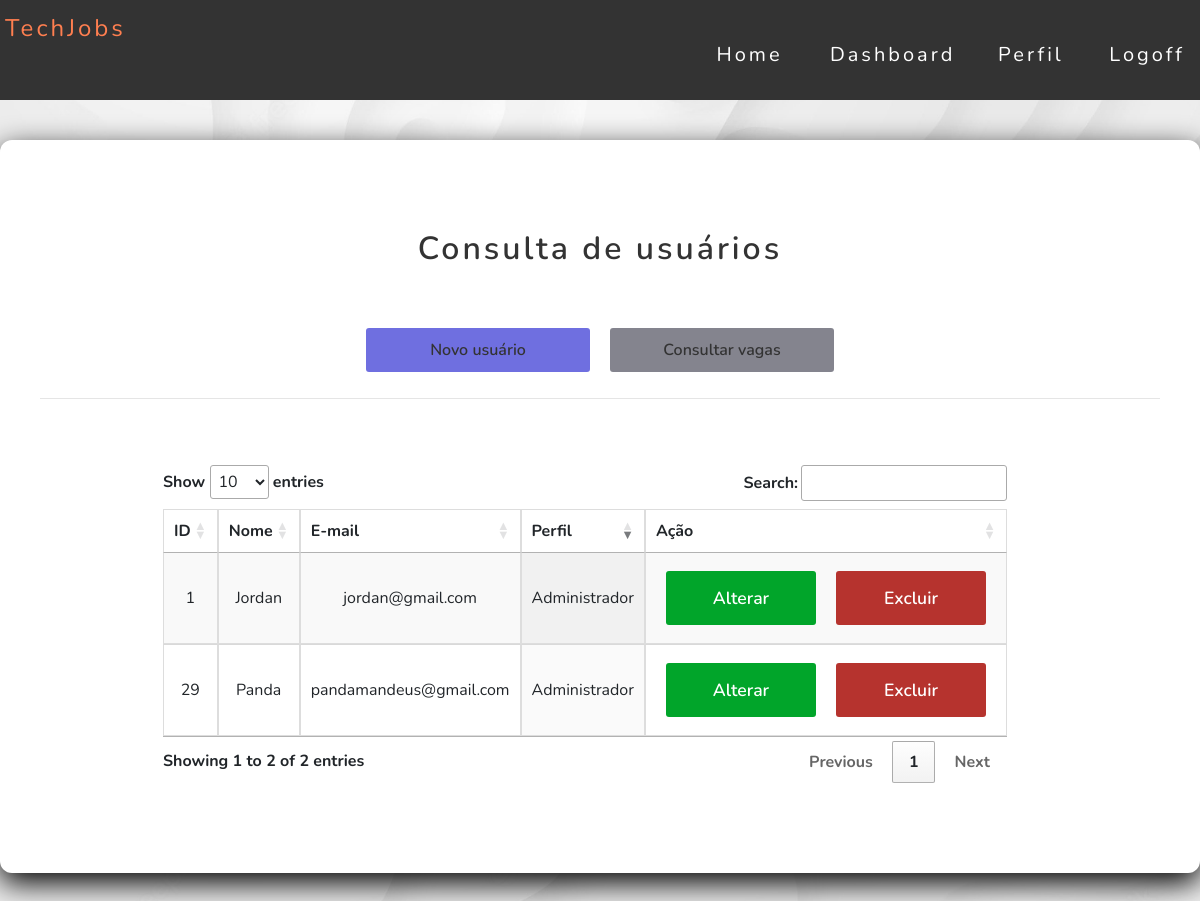
Page /usuarios/administrador/index.php on the earlier database version.
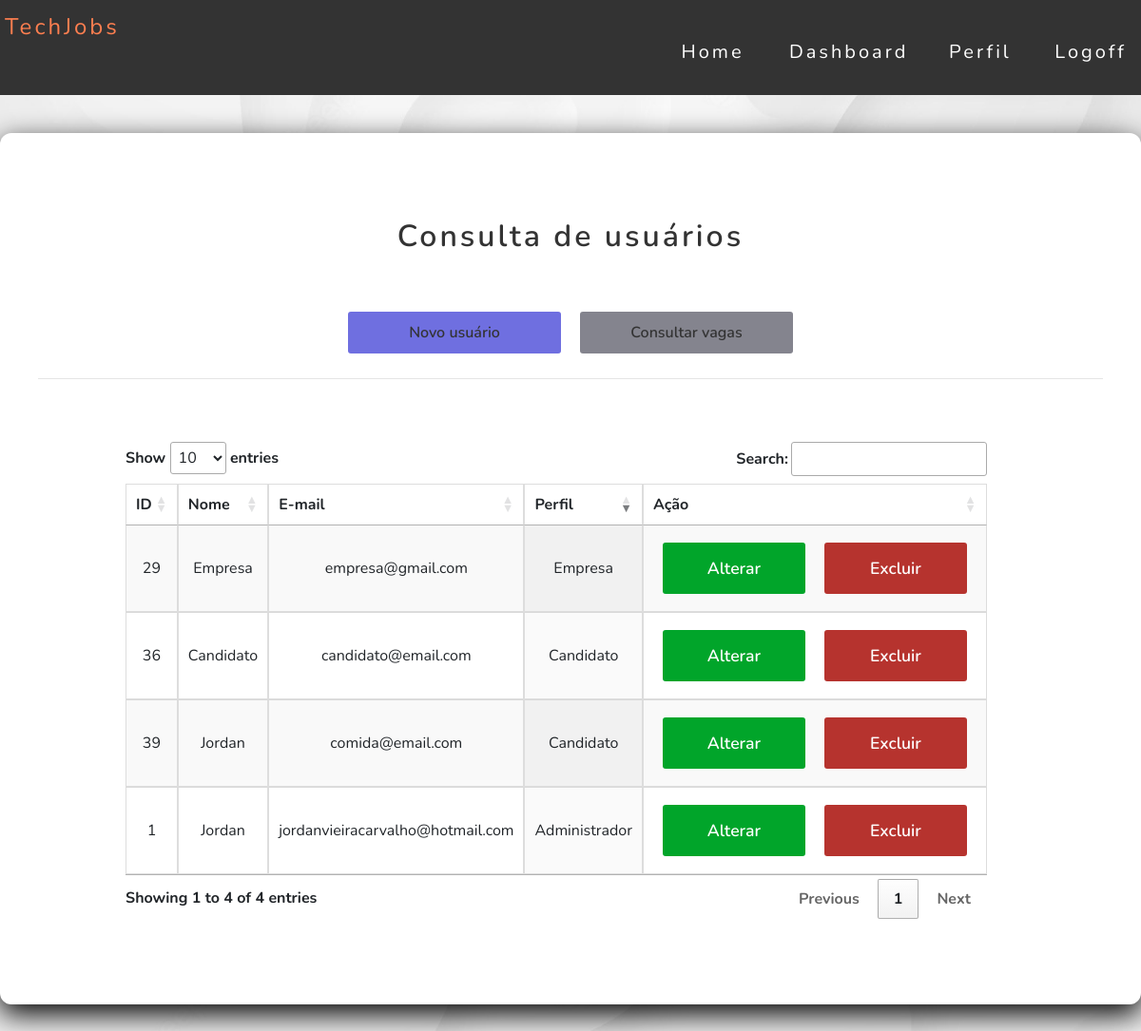
Same page on the later database version.
### tables this page shows
CREATE TABLE `usuario` (
  `id` int NOT NULL,
  `nome` varchar(40) DEFAULT NULL,
  `razao_social` varchar(50) DEFAULT NULL,
  `cpf` varchar(20) DEFAULT NULL,
  `cnpj` varchar(18) DEFAULT NULL,
  `senha` varchar(50) DEFAULT NULL,
  `email` varchar(50) NOT NULL,
  `sexo` varchar(20) DEFAULT NULL,
  `ddi` varchar(6) DEFAULT NULL,
  `ddd` varchar(20) DEFAULT NULL,
  `numero` varchar(17) DEFAULT NULL,
  `cep` varchar(15) DEFAULT NULL,
  `cidade` varchar(30) DEFAULT NULL,
  `logradouro` varchar(10) DEFAULT NULL,
  `bairro` varchar(30) DEFAULT NULL,
  `lote` varchar(10) DEFAULT NULL,
  `rua` varchar(30) DEFAULT NULL,
  `complemento` varchar(20) DEFAULT NULL,
  `perfil_id` int DEFAULT NULL
);

CREATE TABLE `perfil` (
  `id` int NOT NULL,
  `nome` varchar(50) NOT NULL
);

### src/database/conexao.php (called while the page is built)
<?php
class Conexao
{
    public static function getConexao()
    {
        try {
            return new PDO("mysql:host=127.0.0.1;dbname=techjobsdb", "root", "");
        } catch (\PDOException $e) {
            echo 'Error ao conectar com banco de dados. ' . $e->getMessage();
            return null;
        }
    }
}

### src/dao/usuariodao.php (called while the page is built, shortened)
<?php
include_once __DIR__ . '/../database/conexao.php';
class  UsuarioDAO
{
    private $dbh;
    public function __construct()
    {
        $this->dbh = Conexao::getConexao();
    }
    public function getAll()
    {
        $query = "SELECT * FROM usuario";
        $stmt = $this->dbh->query($query);
        $rows = $stmt->fetchAll();
        $this->dbh = null;
        return $rows;
    }
}

### src/dao/perfildao.php (called while the page is built, shortened)
<?php
include_once __DIR__ . '/../database/conexao.php';
class  PerfilDAO
{
    private $dbh;
    public function __construct()
    {
        $this->dbh = Conexao::getConexao();
    }
    public function getById(int $id)
    {
        $query = "SELECT * FROM perfil WHERE id = :id";
        $stmt = $this->dbh->prepare($query);
        $stmt->bindParam(":id", $id);
        $stmt->execute();
        $row = $stmt->fetch(PDO::FETCH_BOTH);
        $this->dbh = null;
        return $row;
    }
}

### usuarios/administrador/index.php (the view, shortened to what this page needs)
<?php
require_once __DIR__ . '/../../src/dao/usuariodao.php';
require_once __DIR__ . '/../../src/dao/perfildao.php';
$dao = new UsuarioDAO();
$usuarios = $dao->getAll();
$quantidadeRegistros = count($usuarios);
?>
<link rel="stylesheet"
      href="https://maxcdn.bootstrapcdn.com/bootstrap/4.0.0/css/bootstrap.min.css"
>
<link href="../../assets/css/button.css" rel="stylesheet">
<link href="../../assets/css/style.css" rel="stylesheet">
<link href="../../assets/css/usuario.css" rel="stylesheet">
<link href=" https://cdn.datatables.net/1.13.6/css/jquery.dataTables.min.css" rel="stylesheet" type="text/css"/>
<header class="main-header">
    <nav class="main-header-content">
        <div class="logo">
            <a href="../../auth/home.php">TechJobs</a>
        </div>
        <nav class="menu">
            <ul>
                <li class="item-menu">
                    <a href="../../auth/home.php">
                        <span class="txt-link">Home</span>
                    </a>
                </li>
                <li class="item-menu">
                    <a href="#">
                        <span class="txt-link">Dashboard</span>
                    </a>
                </li>
                <li class="item-menu">
                    <a href="index.php ">
                        <span class="txt-link">Perfil</span>
                    </a>
                </li>
                <li class="item-menu">
                    <a href="../../auth/logoff.php">
                        <span class="txt-link">Logoff</span>
                    </a>
                </li>
            </ul>
        </nav>
    </nav>
</header>
<main class="main-information">
    <div class="card-information">
        <header class="card-information-header">
            <h2>Consulta de usuários</h2>
        </header>
        <section class="section__btn">
            <a class="btn-blue" href="create.php">Novo usuário</a>
            <a class="btn" href="../../vaga/index.php">Consultar vagas</a>
        </section>
        <hr>
        <div class="container">
            <div class="row text ">
                <div class="col-md-12">
                    <div class="card-body font-weight-bold card-information-main">
                        <div class="card-information-box">
                            <section>
                                <table id="example" class="display" style="width:100%">
                                    <thead>
                                    <tr>
                                        <th>ID</th>
                                        <th>Nome</th>
                                        <th>E-mail</th>
                                        <th>Perfil</th>
                                        <th>Ação</th>
                                    </tr>
                                    </thead>
                                    <tbody>
                                    <?php if ($quantidadeRegistros == "0") : ?>
                                        <tr>
                                            <td colspan="4">Não existem usuários cadastrados.</td>
                                        </tr>
                                    <?php else : ?>
                                        <?php foreach ($usuarios as $usuario):
                                            $id = $usuario['perfil_id'];
                                            $dao1 = new PerfilDAO();
                                            $perfil = $dao1->getById($id);
                                            ?>
                                            <tr>
                                                <td><?php echo $usuario['id']; ?></td>
                                                <td><?= htmlspecialchars($usuario['nome']); ?></td>
                                                <td><?= htmlspecialchars($usuario['email']); ?></td>
                                                <td><?= htmlspecialchars($perfil['nome']); ?></td>
                                                <td class="td__operacao">
                                                    <a class="btnalterar"
                                                       href="edit.php?id=<?= $usuario['id']; ?>">Alterar</a>
                                                    <a class="btnexcluir"
                                                       href="delete.php?id=<?= $usuario['id']; ?>"
                                                       onclick="return confirm('Deseja confirmar a operação?');">Excluir</a>
                                                </td>
                                            </tr>
                                        <?php endforeach; ?>
                                    <?php endif; ?>
                                    </tbody>
                                </table>
                            </section>
                        </div>
                    </div>
                </div>
            </div>
        </div>
    </div>
</main>

### assets/css/button.css (style rules this page uses)
.section__btn { display: flex; justify-content: center; }
.btn { border: none; padding: 10px; margin: 10px; width: 130px; background-color: rgb(132, 132, 142); color: #333333; text-align: center; text-decoration: none; font-weight: 600; border-radius: 3px; flex-basis: 20%; cursor: pointer; transition: 0.6s; }
.btn-blue { border: none; padding: 10px; margin: 10px; width: 130px; background-color: rgb(111, 111, 224); color: #333333; text-align: center; text-decoration: none; font-weight: 600; border-radius: 3px; flex-basis: 20%; cursor: pointer; transition: 0.6s; }
.btnalterar { border: none; width: 150px; padding: 15px 0px; background-color: rgb(1, 165, 42); color: #fff; text-align: center; text-decoration: none; font-size: 1.1rem; font-weight: 600; border-radius: 3px; display: inline-block; margin: 10px; transition: 0.4s; }
.btnexcluir { border: none; width: 150px; padding: 15px 0px; background-color: rgb(182, 51, 46); color: #fff; text-align: center; text-decoration: none; font-size: 1.1rem; font-weight: 600; border-radius: 3px; display: inline-block; margin: 10px; transition: 0.4s; }

### assets/css/style.css (style rules this page uses)
* { margin: 0; padding: 0; box-sizing: border-box; font-family: Nunito, Arial, Helvetica, sans-serif; }
.main-header { width: 100%; background: #333333; padding: 10px 0; height: 100px; }
.main-header .main-header-content { display: flex; max-width: 1800px; margin: 0 auto; justify-content: space-between; }
.main-header .main-header-content .logo { flex-basis: 25%; padding: 0 0 0 0; }
.main-header .main-header-content .logo a { text-decoration: none; font-size: 1.5rem; letter-spacing: 3px; color: coral; padding: 5px; transition: .5s; }
nav.menu { transition: .2s; }
.menu ul { list-style-type: none; display: flex; }
.menu ul li.item-menu a { color: #ffffff; text-decoration: none; transition: .5s; font-size: 20px; padding: 25px 4%; display: flex; margin-bottom: 20px; line-height: 40px; cursor: pointer; letter-spacing: 3px; }
.menu ul li.item-menu a .txt-link { margin-left: 10px; margin-right: 20px; }
a { text-decoration: none }

### assets/css/usuario.css (style rules this page uses)
.text { text-align: center; width: 100%; }
.main-information { max-width: 1300px; margin: 0 auto; }
.card-information { width: 100%; background: #ffffff; border-radius: 12px; box-shadow: 0 10px 30px rgb(0, 0, 0); margin: 40px auto; padding: 40px; }
.card-information-header { margin: 30px; flex-basis: 50%; }
.card-information-header > h2 { color: #333333; font-weight: 600; margin: 0 auto; letter-spacing: 3px; text-align: center; border: none; outline: none; padding: 20px 0; }
.card-information-main { display: flex; flex-wrap: wrap; justify-content: center; }
.card-information-box { display: block; flex-wrap: wrap; flex-basis: 40%; margin: 30px 50px; }
table { font-family: arial, sans-serif; border-collapse: collapse; width: 100%; }
td, th { border: 1px solid #dddddd; text-align: center; padding: 20px; }
tr:nth-child(even) { background-color: #dddddd; }
.td__operacao { display: flex; }

Differences in the rows shown:
changed usuario "Administrador": email "jordan@gmail.com" → "jordanvieiracarvalho@hotmail.com"
changed usuario id 29: nome "Panda" → "Empresa"; email "pandamandeus@gmail.com" → "empresa@gmail.com"; perfil.nome "Administrador" → "Empresa"
added usuario: id "36", nome "Candidato", email "candidato@email.com", perfil.nome "Candidato"
added usuario: id "39", nome "Jordan", email "comida@email.com", perfil.nome "Candidato"
Other differences:
text written by a page script: "Show entries Search: Showing 1 to 2 of 2 entries Previous 1 Next" → "Show entries Search: Showing 1 to 4 of 4 entries Previous 1 Next"
